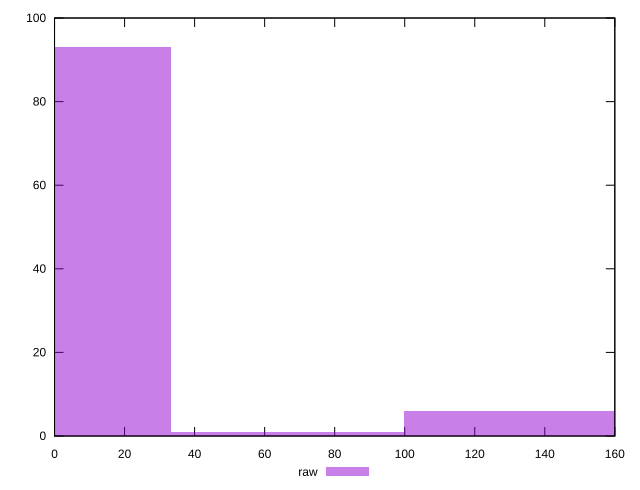

Source code (gnuplot):
reset

$raw <<EOF
66.61704122870199 1
0 93
133.23408245740399 6
EOF

set key outside below
set boxwidth 66.61704122870199
set xrange [0:160]
set yrange [0:100]
set trange [0:100]
set style fill transparent solid 0.5 noborder
set terminal svg size 640, 490 enhanced background rgb 'white'
set output "report_00015_2021-02-09T16-11-33.973Z/unminified-css/samples/pages+cached/raw/histogram.svg"

plot $raw title "raw" with boxes

reset
